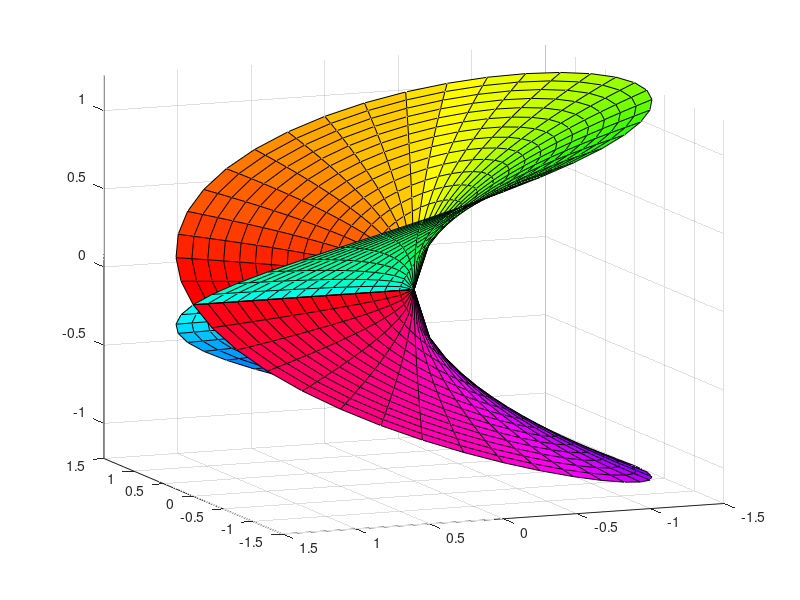
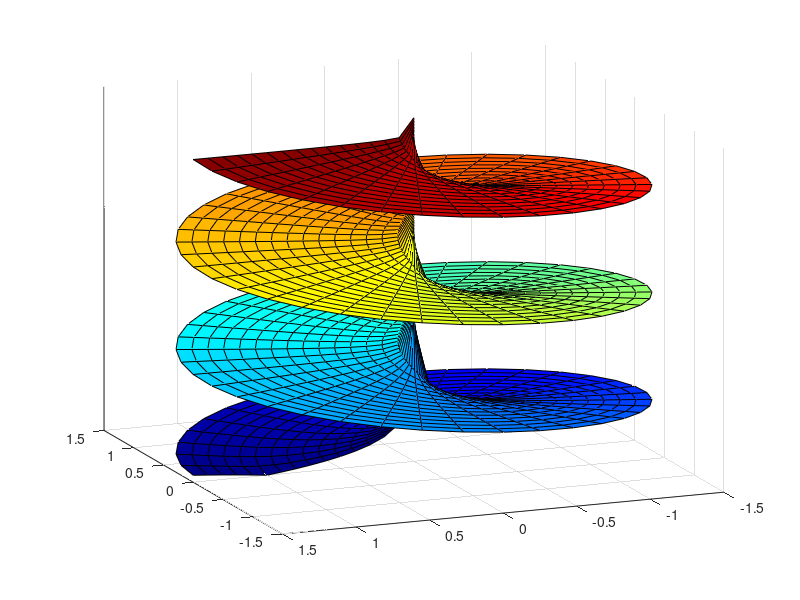

Write MATLAB code to recreate these figures, in order.
clear; close all; R=[0:.1:1.5]; ii=i;
theta=[0:10:2*360]*pi/180;
for i=1:length(R), for j=1:length(theta)
   x(i,j)=R(i)*sin(theta(j)); 
   y(i,j)=R(i)*cos(theta(j)); 
   f(i,j)=sqrt(R(i))*sin(theta(j)/2); 
   c(i,j)=theta(j)/2;
end; end
figure(1); colormap(hsv(128)); surf(x,y,f,c), axis tight; view(-112,12);
print -depsc RiemannSqrt.eps

R=[0.001:.1:1.501]; theta=[0:10:3*360]*pi/180;
for i=1:length(R), for j=1:length(theta)
   x(i,j)=R(i)*sin(theta(j)); 
   y(i,j)=R(i)*cos(theta(j)); 
   f(i,j)=abs(log(R(i))+ii*theta(j));
   c(i,j)=theta(j);
end; end
figure(2); colormap(jet(128)); surf(x,y,f,c); h=gca;
set(gca,'ztick',[]); axis tight; view(-112,18);
print -depsc RiemannLog.eps